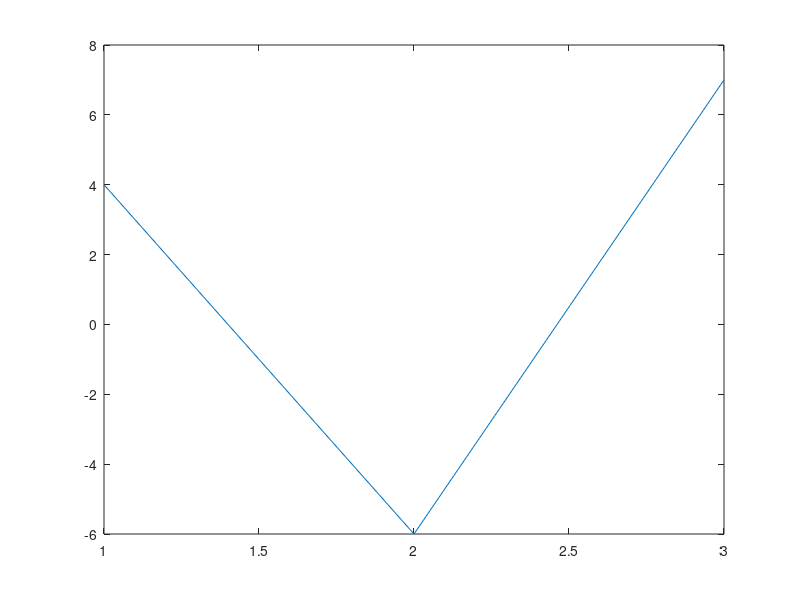

This figure's MATLAB source: (Note: this script raises an error after producing the figure.)
clc, clearvars, close all;



%est vars
l = plot([4,-6,7]); %line
a=l.Parent; %axis
f=a.Parent; %figure


%creating graph
a.XLim=[0,10];
a.YLim=[-10,10];
l.LineWidth=5;
l.Marker='*';
l.MarkerSize=20;
f.Name = 'practice';
f.NumberTitle='off';
f.ToolBar='none';
f.MenuBar='none';
a.XGrid='on';
a.YGrid='on';
a.XTickLabel=[];
a.YTickLabel=[];
l.LineStyle='none';

%animation
dx=0.1; %direction
fps=30;
for k=1:1000
   if l.XData(3) > a.XLim(2)
       dx= -0.1;
   else
       if l.XData(1)<a.XLim(1)
           dx = +0.1;
       end
   end
   l.XData = l.XData + dx*1;
   %fprintf('%d\n':k');
   pause(1/fps);

end